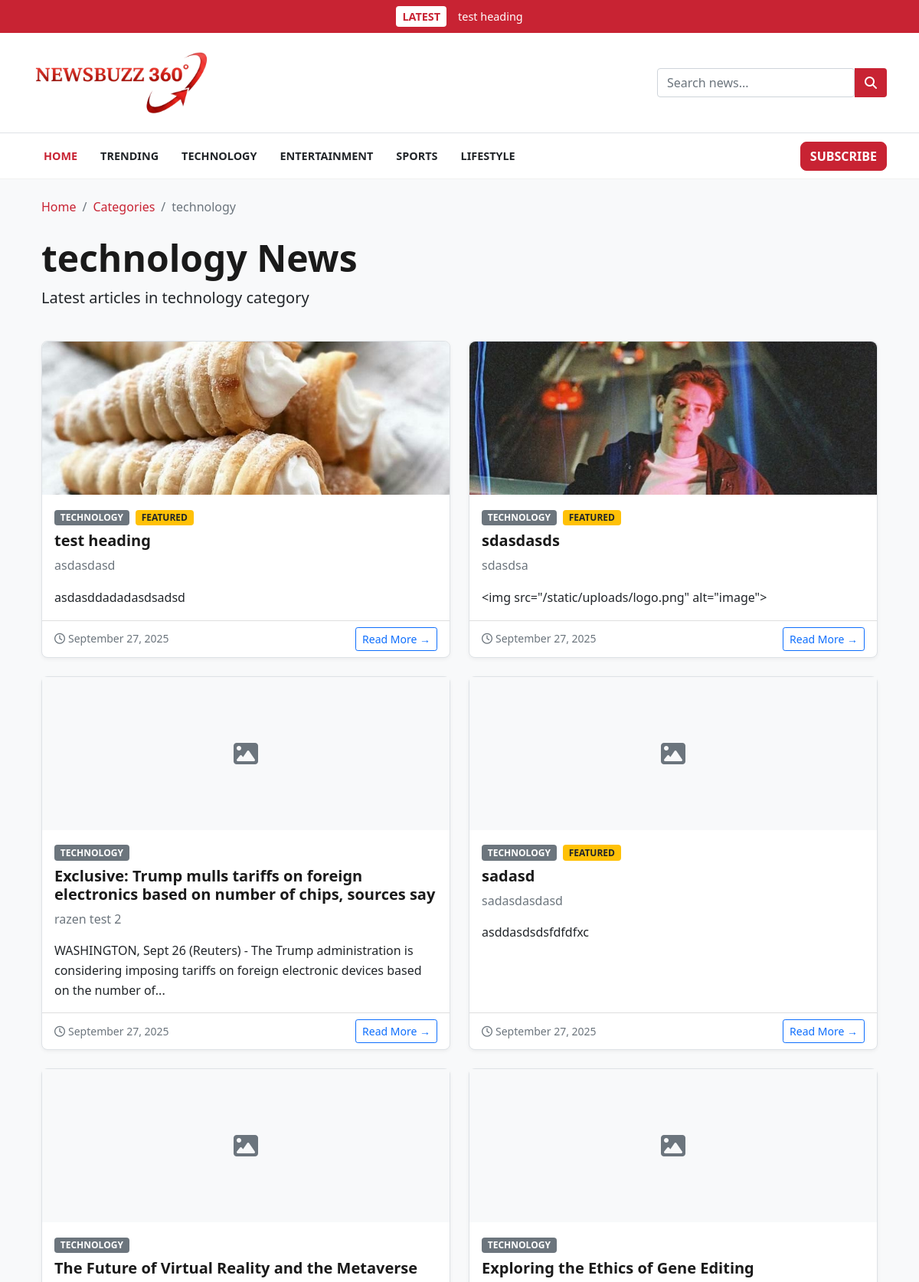
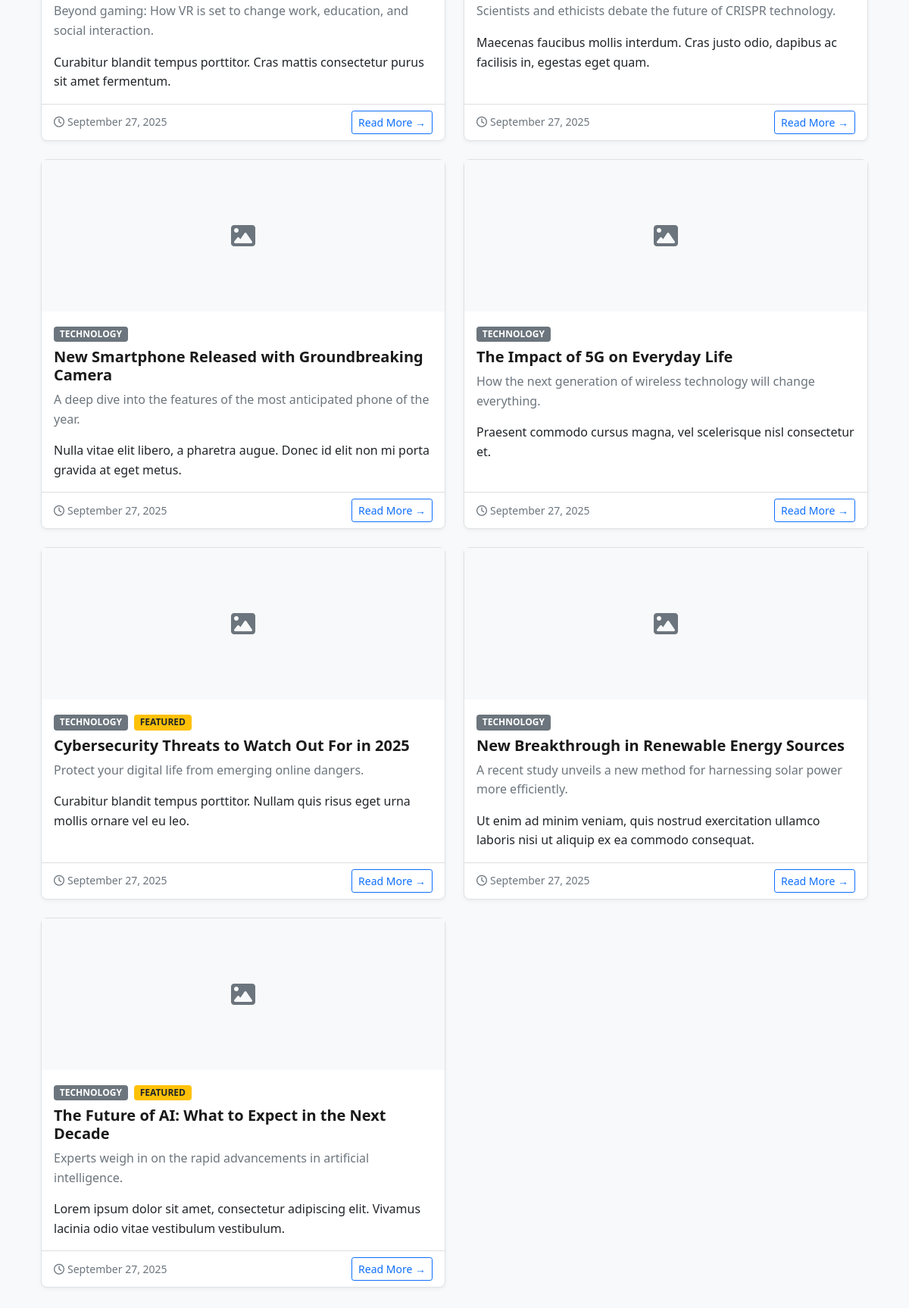
The app's page /category/technology (upper part) with its own data (2 pictures, top to bottom).
### models.py (models this page shows)
class Post(db.Model):
    id = db.Column(db.Integer, primary_key=True)
    title = db.Column(db.String(100), nullable=False)
    subtitle = db.Column(db.String(150), nullable=True)
    content = db.Column(db.Text, nullable=False)
    category = db.Column(db.String(50), nullable=True)
    thumbnail = db.Column(db.String(100), nullable=True)
    featured = db.Column(db.Boolean, default=False)
    created_at = db.Column(db.DateTime, default=datetime.utcnow)
    def __repr__(self):
        return f'<Post {self.title}>'

### app.py (the view)
@app.route("/category/<string:category_name>")
def category(category_name):
    posts = Post.query.filter_by(category=category_name).order_by(Post.id.desc()).all()
    return render_template("category.html", category_name=category_name, posts=posts)

### app.py (called while the page is built)
@app.context_processor
def inject_latest_post():
    latest_post = Post.query.order_by(Post.id.desc()).first()
    print(f"--- LATEST POST FOUND: {latest_post} ---")
    return dict(latest_post=latest_post)

@app.template_filter('datetime')
def format_datetime(value, format='%B %d, %Y'):
    if isinstance(value, datetime):
        return value.strftime(format)
    return "Recent"

@app.context_processor
@cache.cached(timeout=600)
def inject_categories():
    categories = db.session.query(Post.category, db.func.count(Post.id).label('count')).filter(Post.category.isnot(None), Post.category != '').group_by(Post.category).all()
    current_year = datetime.now().year
    return dict(categories=categories, current_year=current_year)

### templates/category.html (shortened to what this page needs)
{% extends "base.html" %}
{% block content %}
<div class="container mt-4">
    <nav aria-label="breadcrumb" class="mb-4">
        <ol class="breadcrumb">
            <li class="breadcrumb-item"><a href="{{ url_for('home') }}">Home</a></li>
            <li class="breadcrumb-item"><a href="{{ url_for('categories') }}">Categories</a></li>
            <li class="breadcrumb-item active" aria-current="page">{{ category_name }}</li>
        </ol>
    </nav>
    <div class="row mb-4">
        <div class="col-12">
            <h1 class="display-5 fw-bold">{{ category_name }} News</h1>
            <p class="lead">Latest articles in {{ category_name }} category</p>
        </div>
    </div>
    {% if posts %}
    <div class="row">
        {% for post in posts %}
        <div class="col-lg-6 mb-4">
            <div class="card h-100 post-card">
                {% if post.thumbnail %}
                <img src="{{ url_for('static', filename='uploads/' + post.thumbnail) }}" class="card-img-top" alt="{{ post.title }}" style="height: 200px; object-fit: cover;">
                {% else %}
                <div class="bg-light d-flex align-items-center justify-content-center" style="height: 200px;">
                    <i class="fas fa-image fa-2x text-muted"></i>
                </div>
                {% endif %}
                <div class="card-body">
                    <span class="badge bg-secondary mb-2">{{ post.category|default('General', true) }}</span>
                    {% if post.featured %}
                    <span class="badge bg-warning text-dark mb-2 ms-1">Featured</span>
                    {% endif %}
                    <h3 class="card-title h5">{{ post.title }}</h3>
                    {% if post.subtitle %}
                    <p class="card-text text-muted">{{ post.subtitle }}</p>
                    {% endif %}
                    <p class="card-text">{{ post.content|truncate(150) }}</p>
                </div>
                <div class="card-footer bg-transparent">
                    <div class="d-flex justify-content-between align-items-center">
                        <small class="text-muted">
                            <i class="far fa-clock me-1"></i>{{ post.created_at|datetime }}
                        </small>
                        <a href="{{ url_for('article', id=post.id) }}" class="btn btn-outline-primary btn-sm">Read More →</a>
                    </div>
                </div>
            </div>
        </div>
        {% endfor %}
    </div>
    {% endif %}
</div>
{% endblock %}

### templates/base.html (shortened to what this page needs)
<!DOCTYPE html>
<html lang="en">
<head>
    <link href="https://cdn.jsdelivr.net/npm/bootstrap@5.1.3/dist/css/bootstrap.min.css" rel="stylesheet">
    <link rel="stylesheet" href="https://cdnjs.cloudflare.com/ajax/libs/font-awesome/6.2.0/css/all.min.css">
    <link rel="stylesheet" href="{{ url_for('static', filename='style.css') }}">
</head>
<body>
    <header>
        {% if latest_post %}
        <a href="{{ url_for('article', id=latest_post.id) }}" class="top-breaking-bar-link">
            <div id="top-breaking-bar">
                <div class="container d-flex align-items-center justify-content-center">
                    <span class="breaking-tag">LATEST</span>
                    <span class="breaking-text">{{ latest_post.title }}</span>
                </div>
            </div>
        </a>
        {% endif %}
        <div id="header-main">
            <div class="container">
                <div class="header-main-wrapper">
                    <a class="navbar-brand logo" href="{{ url_for('home') }}">
                        <img src="{{ url_for('static', filename='images/logo.png') }}" alt="Newsbuzz360 Logo">
                    </a>
                    <form class="search-form ms-auto" action="{{ url_for('search') }}" method="GET">
                        <input type="text" class="form-control" name="query" placeholder="Search news..." required>
                        <button type="submit" class="btn"><i class="fas fa-search"></i></button>
                    </form>
                </div>
            </div>
        </div>
        <nav class="navbar navbar-expand-lg navbar-light" id="main-nav">
            <div class="container">
                <div class="collapse navbar-collapse" id="navbarNav">
                    <ul class="navbar-nav">
                        <li class="nav-item"><a class="nav-link active" href="{{ url_for('home') }}">Home</a></li>
                        <li class="nav-item"><a class="nav-link" href="{{ url_for('trending') }}">Trending</a></li>
                        <li class="nav-item"><a class="nav-link"
                                href="{{ url_for('category', category_name='technology') }}">Technology</a></li>
                        <li class="nav-item"><a class="nav-link"
                                href="{{ url_for('category', category_name='entertainment') }}">Entertainment</a></li>
                        <li class="nav-item"><a class="nav-link"
                                href="{{ url_for('category', category_name='sports') }}">Sports</a></li>
                        <li class="nav-item"><a class="nav-link"
                                href="{{ url_for('category', category_name='lifestyle') }}">Lifestyle</a></li>
                    </ul>
                    <ul class="navbar-nav ms-auto">
                        <li class="nav-item">
                            <a href="#" class="btn btn-danger subscribe-btn">Subscribe</a>
                        </li>
                    </ul>
                </div>
            </div>
        </nav>
    </header>
    <main class="my-4">
        <div class="container">
            {% block content %}{% endblock %}
        </div>
    </main>
</body>
</html>

### static/style.css (style rules this page uses)
:root { --primary-red: #c82333; --primary-dark-red: #a81e2a; --background-color: #f8f9fa; --surface-color: #ffffff; --text-color: #212529; --heading-color: #1a1a1a; --border-color: #dee2e6; --light-gray: #f1f1f1; --font-primary: 'Segoe UI', Tahoma, Geneva, Verdana, sans-serif; --font-logo: 'Playfair Display', serif; --border-radius-sm: 0.25rem; --border-radius-md: 0.5rem; --box-shadow: 0 4px 12px rgba(0, 0, 0, 0.08); }
body { font-family: var(--font-primary); background-color: var(--background-color); color: var(--text-color); line-height: 1.6; }
h1, h2, h3, h4, h5, h6 { color: var(--heading-color); font-weight: 700; }
a { color: var(--primary-red); text-decoration: none; transition: all 0.2s ease-in-out; }
a.top-breaking-bar-link, a.top-breaking-bar-link:hover { color: white; text-decoration: none; }
.logo img { height: 80px; width: auto; }
#top-breaking-bar { background-color: var(--primary-red); color: white; padding: 8px 0; font-size: 0.9rem; font-weight: 500; transition: all 0.3s ease-in-out; }
.breaking-tag { background-color: white; color: var(--primary-red); padding: 2px 8px; border-radius: 4px; font-weight: bold; margin-right: 15px; }
#header-main { background-color: var(--surface-color); padding: 20px 0; border-bottom: 1px solid var(--border-color); }
.header-main-wrapper { display: flex; align-items: center; justify-content: space-between; }
.logo { font-family: var(--font-logo); font-size: 2.5rem; font-weight: 700; color: var(--heading-color); }
.search-form { display: flex; width: 300px; }
.search-form .btn { background-color: var(--primary-red); color: white; border-top-left-radius: 0; border-bottom-left-radius: 0; }
#main-nav { background-color: var(--surface-color); border-bottom: 1px solid var(--light-gray); transition: all 0.3s ease; }
#main-nav .nav-link { font-weight: bold; color: var(--text-color); padding: 10px 15px; text-transform: uppercase; font-size: 0.9rem; }
#main-nav .nav-link:hover, #main-nav .nav-link.active { color: var(--primary-red); }
.subscribe-btn { font-weight: bold; text-transform: uppercase; background-color: var(--primary-red); border-color: var(--primary-red); border-radius: var(--border-radius-md); }
.post-card { border: 1px solid var(--border-color); border-radius: var(--border-radius-md); box-shadow: 0 2px 5px rgba(0,0,0,0.05); transition: all 0.3s ease-in-out; }
.post-card .card-img-top { height: 200px; object-fit: cover; border-top-left-radius: var(--border-radius-md); border-top-right-radius: var(--border-radius-md); }
.post-card .card-title { font-family: var(--font-headings); font-weight: bold; color: var(--heading-color); }
.post-card .badge { text-transform: uppercase; }

### records on screen
Post: title "test heading", thumbnail (picture), category "TECHNOLOGY", featured "FEATURED", subtitle "asdasdasd", content "asdasddadadasdsadsd", created_at "September 27, 2025"
Post: thumbnail (picture), category "TECHNOLOGY", featured "FEATURED", title "sdasdasds", subtitle "sdasdsa", content "<img src=\"/static/uploads/logo.png\" alt=\"image\">", created_at "September 27, 2025"
Post: category "TECHNOLOGY", title "Exclusive: Trump mulls tariffs on foreign electronics based on number of chips, sources say", subtitle "razen test 2", content "WASHINGTON, Sept 26 (Reuters) - The Trump administration is considering imposing tariffs on foreign electronic devices based on the number of...", created_at "September 27, 2025"
Post: category "TECHNOLOGY", featured "FEATURED", title "sadasd", subtitle "sadasdasdasd", content "asddasdsdsfdfdfxc", created_at "September 27, 2025"
Post: category "TECHNOLOGY", title "The Future of Virtual Reality and the Metaverse", subtitle "Beyond gaming: How VR is set to change work, education, and social interaction.", content "Curabitur blandit tempus porttitor. Cras mattis consectetur purus sit amet fermentum.", created_at "September 27, 2025"
Post: category "TECHNOLOGY", title "Exploring the Ethics of Gene Editing", subtitle "Scientists and ethicists debate the future of CRISPR technology.", content "Maecenas faucibus mollis interdum. Cras justo odio, dapibus ac facilisis in, egestas eget quam.", created_at "September 27, 2025"
Post: category "TECHNOLOGY", title "New Smartphone Released with Groundbreaking Camera", subtitle "A deep dive into the features of the most anticipated phone of the year.", content "Nulla vitae elit libero, a pharetra augue. Donec id elit non mi porta gravida at eget metus.", created_at "September 27, 2025"
Post: category "TECHNOLOGY", title "The Impact of 5G on Everyday Life", subtitle "How the next generation of wireless technology will change everything.", content "Praesent commodo cursus magna, vel scelerisque nisl consectetur et.", created_at "September 27, 2025"
Post: category "TECHNOLOGY", featured "FEATURED", title "Cybersecurity Threats to Watch Out For in 2025", subtitle "Protect your digital life from emerging online dangers.", content "Curabitur blandit tempus porttitor. Nullam quis risus eget urna mollis ornare vel eu leo.", created_at "September 27, 2025"
Post: category "TECHNOLOGY", title "New Breakthrough in Renewable Energy Sources", subtitle "A recent study unveils a new method for harnessing solar power more efficiently.", content "Ut enim ad minim veniam, quis nostrud exercitation ullamco laboris nisi ut aliquip ex ea commodo consequat.", created_at "September 27, 2025"
Post: category "TECHNOLOGY", featured "FEATURED", title "The Future of AI: What to Expect in the Next Decade", subtitle "Experts weigh in on the rapid advancements in artificial intelligence.", content "Lorem ipsum dolor sit amet, consectetur adipiscing elit. Vivamus lacinia odio vitae vestibulum vestibulum.", created_at "September 27, 2025"

### other values on screen
{{ category_name }} "technology"
